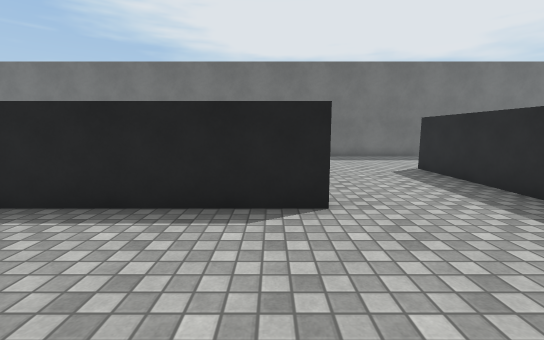
View 1 (above)

17 first-person views from a walk through a Unity game level. The camera is 1.3 m above the floor, tilts 8° down and sees 90° across. The floor is counted in squares, 1 m on a side. Each view is taken from the middle of a square. On the plan, view 1 faces up. The plan holds only what a view shows up to about 13 squares ahead; the rest is blank. Surface patterns are stand-ins for the level's own textures.

View 2
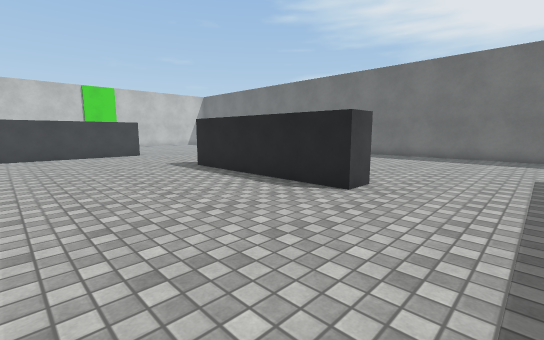

View 3
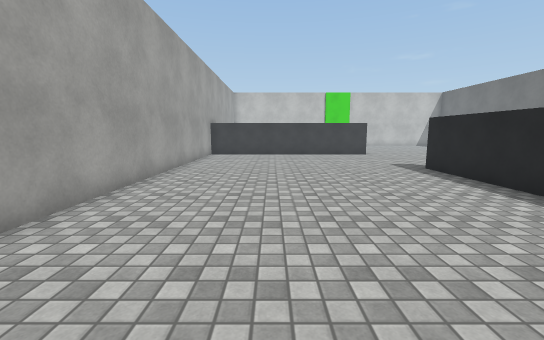

View 4
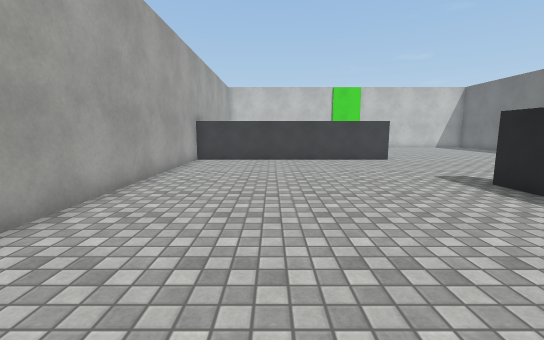

View 5
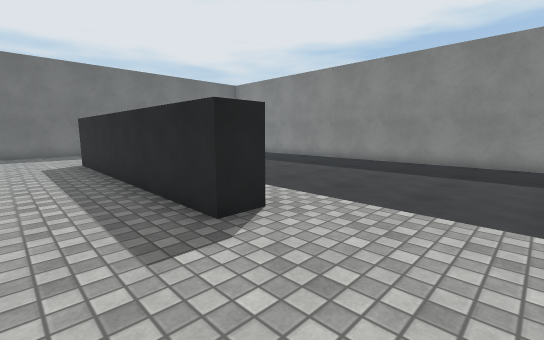

View 6
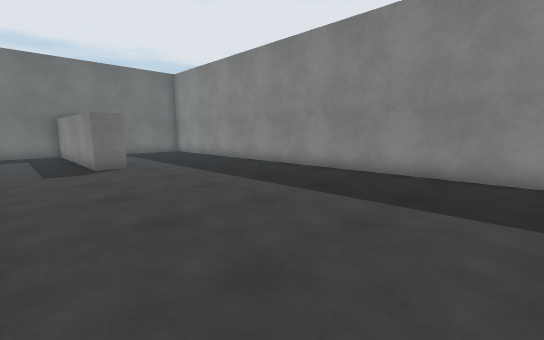

View 7
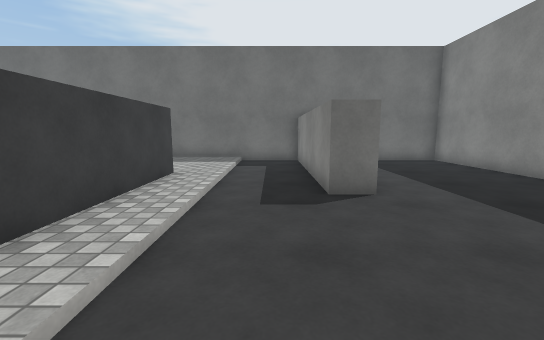

View 8
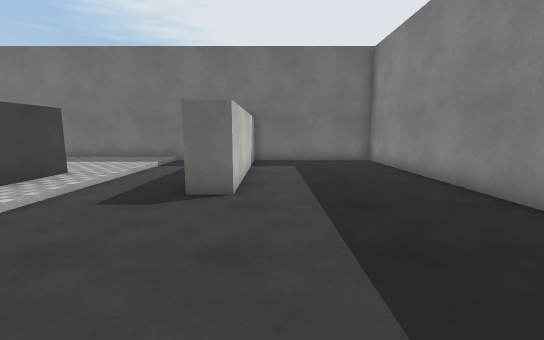

View 9
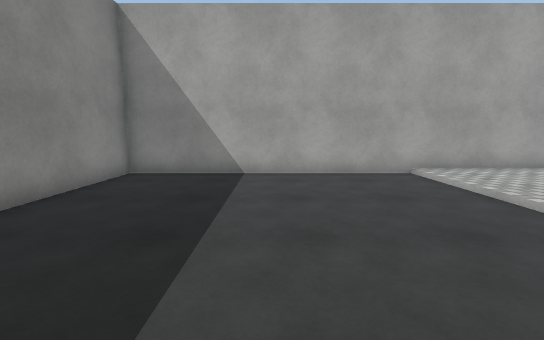

View 10
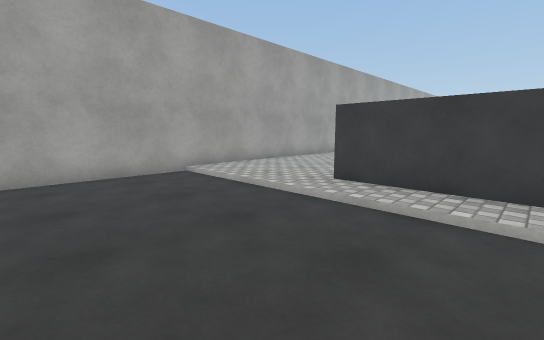

View 11
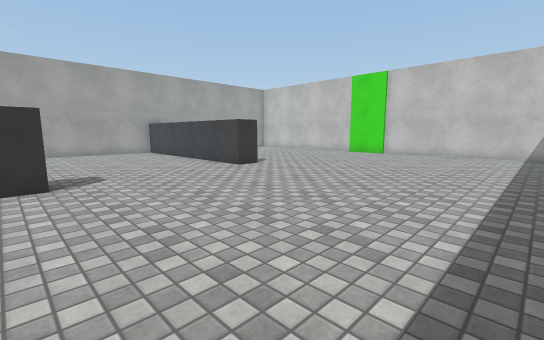

View 12
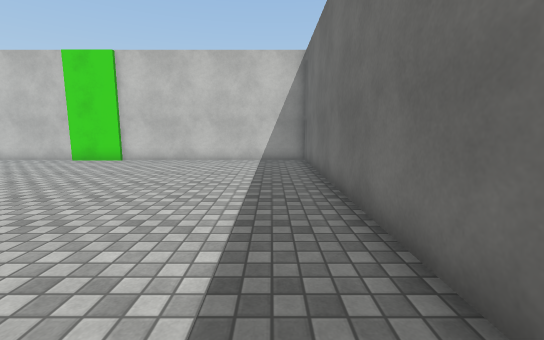

View 13
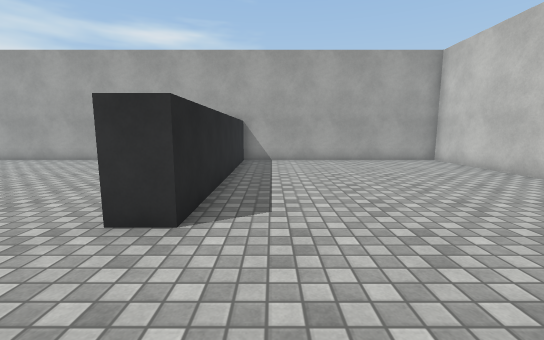

View 14
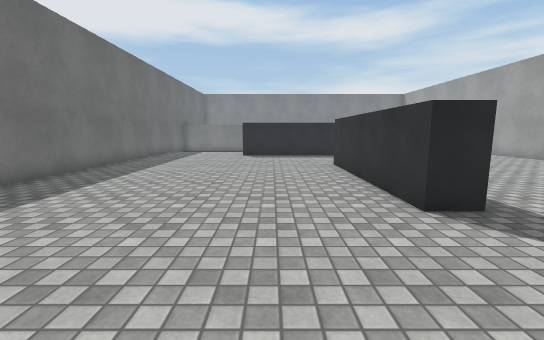

View 15
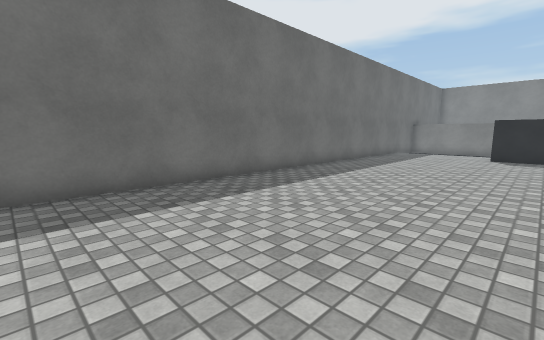

View 16
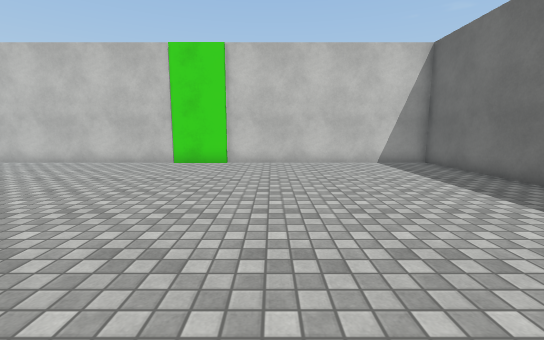

View 17
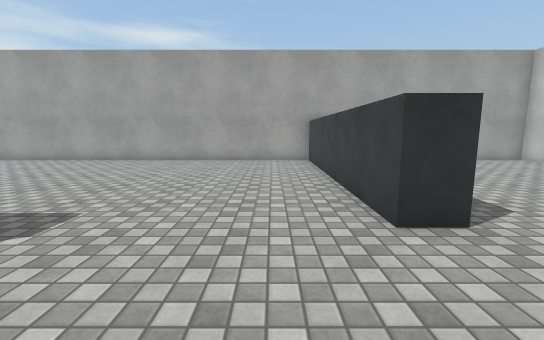

### Floor plan
Points are (right, up) in squares from view 1. A wall is a line through its corners. A room is listed if a view was taken in it or the views show most of it. See-through windows are left out.
Room 1 (views 1, 2, 3, 4, 5, 6, 7, 8, 9, 10, 11, 12, 13, 14, 15, 16, 17)
walls: (-5.7, 5.5) (1, 5.5) (1, 4.5) (-5.7, 4.5) (-5.7, 5.5); (-11.7, 4.4) (-11.7, -4.5) (16.5, -4.5) (16.5, 14.5) (11.2, 14.5) (11.2, 7.6) (10.2, 7.6) (10.2, 14.5) (-21.5, 14.5) (-21.5, -4.5) (-12.7, -4.5) (-12.7, 4.4) (-11.7, 4.4); (6.2, 9.6) (6.2, 0.4) (5.2, 0.4) (5.2, 9.6)

Positions as (right, up) in squares from view 1, and headings:
1: (0, 0), facing up
2: (4, -1), facing up-left
3: (4, -1), facing left
4: (1, -1), facing left
5: (3, -3), facing up-right
6: (8, -3), facing up-right
7: (9, 2), facing up
8: (12, 2), facing up
9: (12, 4), facing down
10: (12, 4), facing down-left
11: (-5, 13), facing down-left
12: (-9, 13), facing left
13: (-14, 8), facing down
14: (-10, 8), facing right
15: (-10, 8), facing up-right
16: (-10, 8), facing left
17: (-10, 8), facing down
